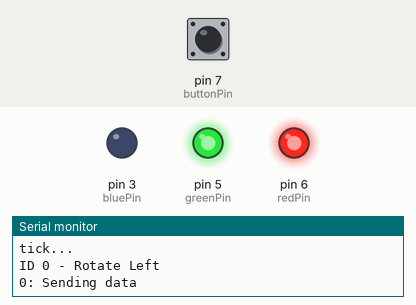
Bench run of a sketch on a simulated Arduino Uno, built with avr-gcc and run on an emulated ATmega328P. Parts: output pins drawn as LEDs (lit = HIGH), the last lines printed to the serial monitor. The inputs (shaded band) are chosen by the test bench; at power-on: pin 7 (buttonPin) HIGH. No radio packets arrive unless stated.

Above: at 1.2 s.
1.3 s: pin 7 (buttonPin) pulled LOW for 0.15 s
At 6.9 s:
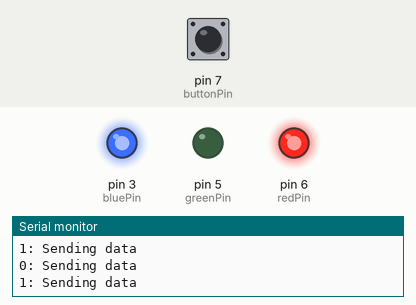
Timing chart, 0 to 13.2 s (numbered marks = the images above; inputs shaded):
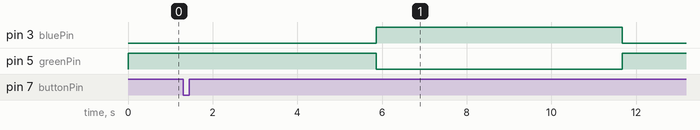

The sketch:

BotSender.ino
```cpp
#include <SoftwareSerial.h>
#include <SPI.h>
#include "nRF24L01.h"
#include "RF24.h"
#include "printf.h"

//#define CHECK_RADIO_RECEIPT


// Set up nRF24L01 radio on SPI bus plus pins 9 & 10

RF24 radio(9,10);

// id, leds, left wheel, right wheel, left arm, right arm
signed char msg[] = { 11, 12, 13, 14, 15, 16};

#define NUM_ROBOTS 2
signed char leds[NUM_ROBOTS];
signed char wheelL[NUM_ROBOTS];
signed char wheelR[NUM_ROBOTS];
signed char armL[NUM_ROBOTS];
signed char armR[NUM_ROBOTS];
long robotCounter[NUM_ROBOTS];
long robotEnable[NUM_ROBOTS];

// leds 0000    0  0  0  0
//          rblue  rred  lblue  lred

// Radio pipe addresses for the 2 nodes to communicate.
const uint64_t pipe = 0xFEFEFEFEE1LL;

//
// Setup
//

const int redPin = 6;
const int greenPin = 5;
const int bluePin = 3;
const int buttonPin = 7;

int counter = 0;
int statusTimer = 0;

void setup(void)
{

  pinMode(redPin, OUTPUT);
  pinMode(greenPin, OUTPUT);
  pinMode(bluePin, OUTPUT);
  digitalWrite(redPin, HIGH);  // common-anode
  digitalWrite(greenPin, HIGH);
  digitalWrite(bluePin, HIGH);

  pinMode(buttonPin, INPUT);
  digitalWrite(buttonPin, HIGH);  // set pull-up

  //
  // Print preamble
  //

  Serial.begin(57600);
  printf_begin();

  printf("\n\rRF24/Bot send/\n\r");

  //
  // Setup and configure rf radio
  //

  radio.begin();
#ifndef CHECK_RADIO_RECEIPT
  radio.disableCRC();
#endif
  radio.setChannel(0x69);
  radio.setPayloadSize(6);

  //
  // Open pipes to other nodes for communication
  //

  //Debug over the serial
  Serial.begin(57600);

  //setup radio
  radio.openWritingPipe(pipe);

  //
  // Dump the configuration of the rf unit for debugging
  //
  radio.printDetails();


  // initialise arrays
  for ( int i; i<NUM_ROBOTS; i++ ) {
     robotEnable[i] = 0;
     robotCounter[i] = 0;
     leds[i] = 0;
     wheelL[i] = 0;
     wheelR[i] = 0;
     armL[i] = 0;
     armR[i] = 0;
  }

  // default robot always enabled
  robotEnable[0] = 1;

}

//
// Loop
//


void loop(void)
{
  if ( counter % 10000 == 0 ) {
#ifdef DEBUG_RADIO
    radio.printDetails();
#endif
    Serial.println("Counter % 10000 == 0");
    counter = 0;
  }

  if ( counter % 1000 == 0 ) {
    Serial.println("tick...");
  }

  if ( counter % 10000 < 5000 && statusTimer == 0 ) {
    statusBlue();
  } else if ( counter % 10000 >= 5000 && statusTimer == 0 ) {
    statusGreen();
  }

  if ( buttonPressed() ) {
    robotEnable[1] = 1;
  }

  if ( counter % 10000 == 1000 )
    left(0);

  if ( counter % 10000 == 2000 )
    right(0);

  if ( counter % 10000 == 3000 )
    zero(0);

  if ( robotEnable[1] == 1 ) {

    if ( robotCounter[1] == 0 )
      forward(1);

    if ( robotCounter[1] == 1000 )
      right(1);

    if ( robotCounter[1] == 1500 )
      forward(1);

    if ( robotCounter[1] == 2500 )
      right(1);

    if ( robotCounter[1] == 3500 )
      forward(1);

    if ( robotCounter[1] == 4500 )
      left(1);

    if ( robotCounter[1] == 5000 )
      forward(1);

    if ( robotCounter[1] == 6000 )
      zero(1);

    if ( robotCounter[1] > 6000 ) {
      robotEnable[1] = 0;
      robotCounter[1] = 0;
    } else {
      robotCounter[1]++;
    }

  }

  if (statusTimer > 0)
      statusTimer--;


  // repeatedly send commands to robots
  if ( counter % 100 == 0 ) {
    for ( uint8_t i=0; i<NUM_ROBOTS; i++ ) {
      if ( robotEnable[i] == 1 ) {
        sendBot(i);
      }
    }
  }

  counter++;
  delay(1);

}

void setLeds(uint8_t id, byte eyes){
  leds[id] = eyes;
}

void setWheels(uint8_t id, char left, char right) {
  wheelL[id] = left;
  wheelR[id] = right;
}

void setArms(uint8_t id, char left, char right){
  armL[id] = left;
  armR[id] = right;
}

void statusRed() {
  digitalWrite(redPin,   LOW);
  digitalWrite(greenPin, HIGH);
  digitalWrite(bluePin,  HIGH);
}

void statusGreen() {
  digitalWrite(redPin,   HIGH);
  digitalWrite(greenPin, LOW);
  digitalWrite(bluePin,  HIGH);
}

void statusBlue() {
  digitalWrite(redPin,   HIGH);
  digitalWrite(greenPin, HIGH);
  digitalWrite(bluePin,  LOW);
}

void sendBot(uint8_t id){

  Serial.print(id, DEC);
  Serial.println(": Sending data");

  msg[0] = id;
  msg[1] = leds[id];
  msg[2] = wheelL[id];
  msg[3] = wheelR[id];
  msg[4] = armL[id];
  msg[5] = armR[id];

  bool ok = radio.write(msg, 6);
#ifdef CHECK_RADIO_RECEIPT
  if(!ok){
    ok = radio.write(msg, 6);
  }
  if(!ok){
    Serial.println("FAILED to send packet");
    statusRed();
    statusTimer = 100;
  }
#endif
}

void left(uint8_t id){
  Serial.print("ID ");
  Serial.print(id, DEC);
  Serial.println(" - Rotate Left");
  setWheels(id, -127, 127);
}

void forward(uint8_t id) {
  Serial.print("ID ");
  Serial.print(id, DEC);
  Serial.println(" - Go forward");
  setWheels(id, 127, 127);
}

void back(uint8_t id) {
  Serial.print("ID ");
  Serial.print(id, DEC);
  Serial.println(" - Go back");
  setWheels(id, -127, -127);
}

void right(uint8_t id){
  Serial.print("ID ");
  Serial.print(id, DEC);
  Serial.println(" - Rotate right");
  setWheels(id, 127, -127);
}

void stop(uint8_t id){
  setWheels(id, 0, 0);
}

void zero(uint8_t id){
  Serial.println("All off");
  setLeds(id, 0);
  setWheels(id, 0, 0);
  setArms(id, 0, 0);
}

bool buttonPressed() {

  if ( digitalRead(buttonPin) == HIGH ) {
    return 0;
  } else {
    return 1;
  }

}

// vim:ai:cin:sts=2 sw=2 ft=cpp
```

printf.h
```cpp
// (licence header left out)
/**
 * @file printf.h
 *
 * Setup necessary to direct stdout to the Arduino Serial library, which
 * enables 'printf'
 */

#ifndef __PRINTF_H__
#define __PRINTF_H__

#ifdef ARDUINO

int serial_putc( char c, FILE * )
{
  Serial.write( c );

  return c;
}

void printf_begin(void)
{
  fdevopen( &serial_putc, 0 );
}

#else
#error This example is only for use on Arduino.
#endif // ARDUINO

#endif // __PRINTF_H__
```
